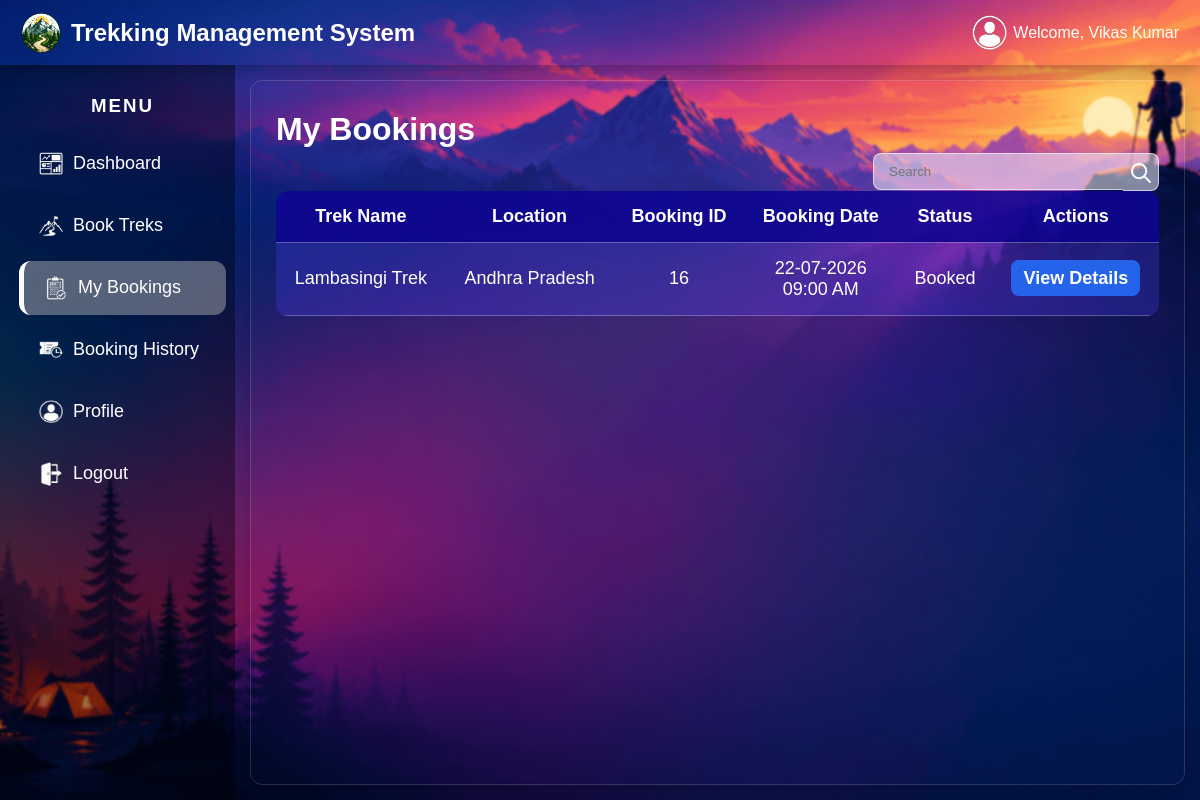
/user_my_bookings (signed in), run on the app's committed database.
### tables this page shows
CREATE TABLE bookings(
        id INTEGER PRIMARY KEY AUTOINCREMENT,
        user_id INTEGER NOT NULL,
        trek_id INTEGER NOT NULL,
        date TEXT NOT NULL,
        status TEXT NOT NULL,
        booking_state TEXT NOT NULL DEFAULT 'Active',
        booking_state_date TEXT,

        FOREIGN KEY(user_id) REFERENCES users(id),
        FOREIGN KEY(trek_id) REFERENCES treks(id));

CREATE TABLE treks(
        id INTEGER PRIMARY KEY AUTOINCREMENT,
        trek_name TEXT NOT NULL,
        location TEXT NOT NULL,
        difficulty TEXT NOT NULL,
        duration INTEGER NOT NULL,
        start_date TEXT NOT NULL,
        end_date TEXT NOT NULL,
        total_slots INTEGER NOT NULL,
        available_slots INTEGER NOT NULL,
        status TEXT DEFAULT 'Open',
        description TEXT,
        image TEXT,
        staff_id INTEGER,
        trek_state TEXT DEFAULT 'Not Started',
        FOREIGN KEY(staff_id) REFERENCES users(id));

### app.py (the view)
@app.route("/user_my_bookings")
def user_my_bookings():
    if "user_id" not in session:
        return redirect("/")
    user_id = session["user_id"]
    user_name = session["user_name"]
    search = request.args.get('search','').strip()
    conn = sqlite3.connect("trek.db")
    cursor = conn.cursor()
    if search:
        cursor.execute("""
            SELECT  treks.trek_name, treks.location, bookings.id, bookings.date, bookings.booking_state
            FROM bookings JOIN treks ON bookings.trek_id = treks.id
            WHERE bookings.user_id=? AND bookings.booking_state='Active'
            AND( treks.trek_name LIKE ?
                OR treks.location LIKE ?
                OR bookings.id LIKE ?
                OR bookings.date LIKE ?
                OR bookings.booking_state LIKE ?)
                ORDER BY bookings.date DESC""",
            (user_id,f"%{search}%",f"%{search}%",f"%{search}%",f"%{search}%",f"%{search}%")
        )
    else:
        cursor.execute(
            """SELECT  treks.trek_name, treks.location, bookings.id, bookings.date, bookings.booking_state
            FROM bookings JOIN treks ON bookings.trek_id = treks.id
            WHERE bookings.user_id=? AND bookings.booking_state='Active' ORDER BY bookings.date DESC""", (user_id,)
        )
    bookings = cursor.fetchall()
    conn.close()
    return render_template("user_my_bookings.html", user_id=user_id,
                           user_name=user_name, bookings=bookings, page="bookings", search=search)

### app.py (called while the page is built)
@app.template_filter("format_date")
def format_date(value):
    if not value:
        return '-'
    if " " in value:
        date = datetime.strptime(value, "%Y-%m-%d %H:%M:%S")
    else:
        date = datetime.strptime(value, "%Y-%m-%d")
    return date.strftime("%d-%m-%Y")

@app.template_filter("format_time")
def format_datetime(value):
    if not value:
        return ''
    return datetime.strptime(value, "%Y-%m-%d %H:%M:%S").strftime("%I:%M %p")

### templates/user_my_bookings.html (shortened to what this page needs)
{% extends "base_user.html" %}
{% block content %}
    <div class="glass-card">
        <h1>My Bookings</h1>
        <div class="top-bar1">
            <form method="GET" class="search-form">
                <input type="text" name="search" placeholder="Search" value="{{request.args.get('search','')}}">
                <button type="submit"><img src="/static/images/search icon.png" alt="search icon"></button>
            </form>
        </div>
        <table>
            <tr>
                <th>Trek Name</th>
                <th>Location</th>
                <th>Booking ID</th>
                <th>Booking Date</th>
                <th>Status</th>
                <th>Actions</th>
            </tr>
            {% for booking in bookings %}
            <tr>
                <td>{{booking[0]}}</td>
                <td>{{booking[1]}}</td>
                <td>{{booking[2]}}</td>
                <td>{{booking[3] | format_date}} <br>{{booking[3] | format_time}} </td>
                <td>
                    {% if booking[4] == 'Active' %}
                        Booked
                    {% endif %}
                </td>
                <td>
                    <a href="/user_booking_details/{{booking[2]}}" class="update-btn">
                        View Details
                    </a>
                </td>
            </tr>
            {% endfor %}
        </table>
    </div>
{% endblock %}

### static/css/user_dash_style.css (style rules this page uses)
* { box-sizing: border-box ; color: white; font-family: Arial, Helvetica, sans-serif; }
body { margin:0; padding:0; background-image:url("/static/images/background1.png"); background-size:cover; background-position:center; background-repeat:no-repeat; background-attachment:fixed; }
.content h1 { margin: 5px 0; color: white; }
.glass-card { height: calc(100vh - 95px); width: 100%; display: flex; flex-direction: column; background: transparent; border-radius:12px; padding:25px; border:1px solid rgba(255,255,255,.15); box-shadow:0 10px 30px rgba(0,0,0,.25); overflow-y: auto; }
.search-form { display: flex; justify-content: flex-end; align-items: center; }
.search-form input { width: 250px; padding: 10px 15px; background-color: rgba(255, 255, 255, 0.5); border: 1px solid rgba(255, 255, 255, 0.6); border-right: 0px; border-radius: 8px; border-top-right-radius: 0; border-bottom-right-radius: 0; color: black; }
.search-form button { padding: 5px 5px 0px; width: 36px; height: 37.5px; border: 1px solid rgba(255, 255, 255, 0.6); border-left: 0px; border-radius: 8px; border-top-left-radius: 0; border-bottom-left-radius: 0; background-color: rgba(255, 255, 255, 0.5); color: white; cursor: pointer; }
.search-form img { height: 20px; width: 20px; }
.content table { width:100%; margin-top:0px; border-collapse:collapse; overflow:hidden; border-radius:12px; background:rgba(77, 64, 255, 0.264); color:white; font-size: 18px; }
.content th { padding:15px; background:rgba(11, 2, 141, 0.826); font-size:18px; text-align:center; }
.content td { padding:15px; text-align:center; border-bottom:1px solid rgba(255, 255, 255, 0.252); border-top:1px solid rgba(255, 255, 255, 0.252); }
.update-btn { text-decoration: none; color: white; background: #2563eb; padding: 8px 12px; width: 70px; text-align: center; border-radius: 8px; font-weight: bold; transition: 0.3s; }

### data on the page
bookings: trek_name "Lambasingi Trek", location "Andhra Pradesh", id "16", date "22-07-2026", date "09:00 AM", booking_state "Booked"

### other printed values
{{ user_name }} "Vikas Kumar"
